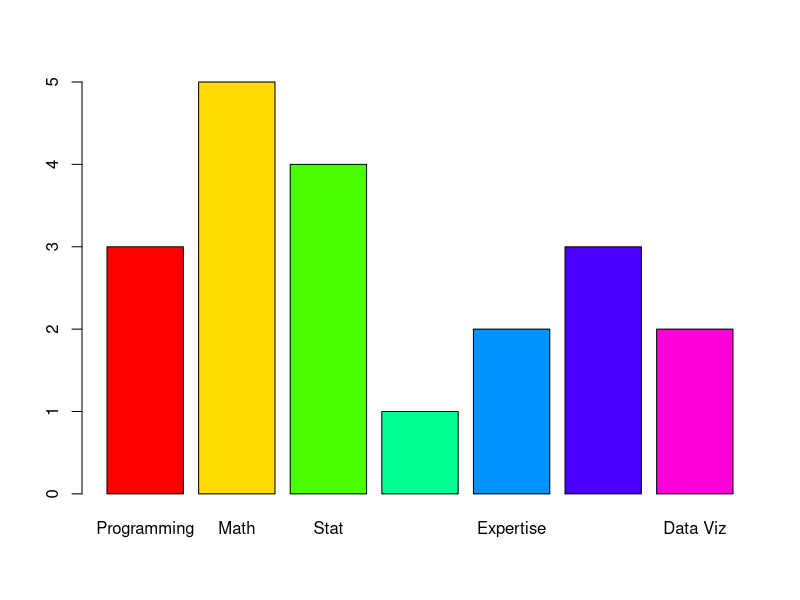

The R script that drew this image:
## ---- chunk 1
 Skills<-c("Programming","Math","Stat","Machine Learning","Expertise","Communication","Data Viz")
 Ratings<-c(3,5,4,1,2,3,2)
 barplot(Ratings,names.arg=Skills,col=rainbow(7))
